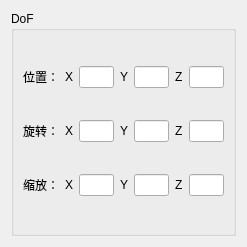
<?xml version="1.0" encoding="UTF-8"?>
<ui version="4.0">
 <class>DoFPropertyWgt</class>
 <widget class="QWidget" name="DoFPropertyWgt">
  <property name="geometry">
   <rect>
    <x>0</x>
    <y>0</y>
    <width>247</width>
    <height>247</height>
   </rect>
  </property>
  <property name="sizePolicy">
   <sizepolicy hsizetype="Preferred" vsizetype="Preferred">
    <horstretch>0</horstretch>
    <verstretch>0</verstretch>
   </sizepolicy>
  </property>
  <property name="windowTitle">
   <string>Form</string>
  </property>
  <layout class="QGridLayout" name="gridLayout_2">
   <item row="0" column="0">
    <widget class="QGroupBox" name="groupBox">
     <property name="title">
      <string>DoF</string>
     </property>
     <layout class="QHBoxLayout" name="horizontalLayout">
      <item>
       <layout class="QGridLayout" name="gridLayout">
        <item row="0" column="3">
         <widget class="QLabel" name="label_5">
          <property name="sizePolicy">
           <sizepolicy hsizetype="Fixed" vsizetype="Preferred">
            <horstretch>0</horstretch>
            <verstretch>0</verstretch>
           </sizepolicy>
          </property>
          <property name="text">
           <string>Y</string>
          </property>
         </widget>
        </item>
        <item row="0" column="5">
         <widget class="QLabel" name="label_6">
          <property name="sizePolicy">
           <sizepolicy hsizetype="Fixed" vsizetype="Preferred">
            <horstretch>0</horstretch>
            <verstretch>0</verstretch>
           </sizepolicy>
          </property>
          <property name="text">
           <string>Z</string>
          </property>
         </widget>
        </item>
        <item row="1" column="0">
         <widget class="QLabel" name="label_2">
          <property name="sizePolicy">
           <sizepolicy hsizetype="Fixed" vsizetype="Preferred">
            <horstretch>0</horstretch>
            <verstretch>0</verstretch>
           </sizepolicy>
          </property>
          <property name="text">
           <string>旋转：</string>
          </property>
         </widget>
        </item>
        <item row="1" column="1">
         <widget class="QLabel" name="label_8">
          <property name="sizePolicy">
           <sizepolicy hsizetype="Fixed" vsizetype="Preferred">
            <horstretch>0</horstretch>
            <verstretch>0</verstretch>
           </sizepolicy>
          </property>
          <property name="text">
           <string>X</string>
          </property>
         </widget>
        </item>
        <item row="1" column="3">
         <widget class="QLabel" name="label_9">
          <property name="sizePolicy">
           <sizepolicy hsizetype="Fixed" vsizetype="Preferred">
            <horstretch>0</horstretch>
            <verstretch>0</verstretch>
           </sizepolicy>
          </property>
          <property name="text">
           <string>Y</string>
          </property>
         </widget>
        </item>
        <item row="1" column="5">
         <widget class="QLabel" name="label_7">
          <property name="sizePolicy">
           <sizepolicy hsizetype="Fixed" vsizetype="Preferred">
            <horstretch>0</horstretch>
            <verstretch>0</verstretch>
           </sizepolicy>
          </property>
          <property name="text">
           <string>Z</string>
          </property>
         </widget>
        </item>
        <item row="0" column="1">
         <widget class="QLabel" name="label_4">
          <property name="sizePolicy">
           <sizepolicy hsizetype="Fixed" vsizetype="Preferred">
            <horstretch>0</horstretch>
            <verstretch>0</verstretch>
           </sizepolicy>
          </property>
          <property name="text">
           <string>X</string>
          </property>
         </widget>
        </item>
        <item row="0" column="0">
         <widget class="QLabel" name="label">
          <property name="sizePolicy">
           <sizepolicy hsizetype="Fixed" vsizetype="Preferred">
            <horstretch>0</horstretch>
            <verstretch>0</verstretch>
           </sizepolicy>
          </property>
          <property name="text">
           <string>位置：</string>
          </property>
         </widget>
        </item>
        <item row="2" column="0">
         <widget class="QLabel" name="label_3">
          <property name="sizePolicy">
           <sizepolicy hsizetype="Fixed" vsizetype="Preferred">
            <horstretch>0</horstretch>
            <verstretch>0</verstretch>
           </sizepolicy>
          </property>
          <property name="text">
           <string>缩放：</string>
          </property>
         </widget>
        </item>
        <item row="2" column="1">
         <widget class="QLabel" name="label_11">
          <property name="sizePolicy">
           <sizepolicy hsizetype="Fixed" vsizetype="Preferred">
            <horstretch>0</horstretch>
            <verstretch>0</verstretch>
           </sizepolicy>
          </property>
          <property name="text">
           <string>X</string>
          </property>
         </widget>
        </item>
        <item row="2" column="3">
         <widget class="QLabel" name="label_12">
          <property name="sizePolicy">
           <sizepolicy hsizetype="Fixed" vsizetype="Preferred">
            <horstretch>0</horstretch>
            <verstretch>0</verstretch>
           </sizepolicy>
          </property>
          <property name="text">
           <string>Y</string>
          </property>
         </widget>
        </item>
        <item row="2" column="5">
         <widget class="QLabel" name="label_10">
          <property name="sizePolicy">
           <sizepolicy hsizetype="Fixed" vsizetype="Preferred">
            <horstretch>0</horstretch>
            <verstretch>0</verstretch>
           </sizepolicy>
          </property>
          <property name="text">
           <string>Z</string>
          </property>
         </widget>
        </item>
        <item row="0" column="2">
         <widget class="QLineEdit" name="lineEdit_posx">
          <property name="sizePolicy">
           <sizepolicy hsizetype="Preferred" vsizetype="Fixed">
            <horstretch>0</horstretch>
            <verstretch>0</verstretch>
           </sizepolicy>
          </property>
          <property name="inputMethodHints">
           <set>Qt::ImhNone</set>
          </property>
         </widget>
        </item>
        <item row="0" column="4">
         <widget class="QLineEdit" name="lineEdit_posy">
          <property name="sizePolicy">
           <sizepolicy hsizetype="Preferred" vsizetype="Fixed">
            <horstretch>0</horstretch>
            <verstretch>0</verstretch>
           </sizepolicy>
          </property>
         </widget>
        </item>
        <item row="0" column="6">
         <widget class="QLineEdit" name="lineEdit_posz">
          <property name="sizePolicy">
           <sizepolicy hsizetype="Preferred" vsizetype="Fixed">
            <horstretch>0</horstretch>
            <verstretch>0</verstretch>
           </sizepolicy>
          </property>
         </widget>
        </item>
        <item row="1" column="2">
         <widget class="QLineEdit" name="lineEdit_rotx">
          <property name="sizePolicy">
           <sizepolicy hsizetype="Preferred" vsizetype="Fixed">
            <horstretch>0</horstretch>
            <verstretch>0</verstretch>
           </sizepolicy>
          </property>
         </widget>
        </item>
        <item row="1" column="4">
         <widget class="QLineEdit" name="lineEdit_roty">
          <property name="sizePolicy">
           <sizepolicy hsizetype="Preferred" vsizetype="Fixed">
            <horstretch>0</horstretch>
            <verstretch>0</verstretch>
           </sizepolicy>
          </property>
         </widget>
        </item>
        <item row="1" column="6">
         <widget class="QLineEdit" name="lineEdit_rotz">
          <property name="sizePolicy">
           <sizepolicy hsizetype="Preferred" vsizetype="Fixed">
            <horstretch>0</horstretch>
            <verstretch>0</verstretch>
           </sizepolicy>
          </property>
         </widget>
        </item>
        <item row="2" column="2">
         <widget class="QLineEdit" name="lineEdit_scalex">
          <property name="sizePolicy">
           <sizepolicy hsizetype="Preferred" vsizetype="Fixed">
            <horstretch>0</horstretch>
            <verstretch>0</verstretch>
           </sizepolicy>
          </property>
         </widget>
        </item>
        <item row="2" column="4">
         <widget class="QLineEdit" name="lineEdit_scaley">
          <property name="sizePolicy">
           <sizepolicy hsizetype="Preferred" vsizetype="Fixed">
            <horstretch>0</horstretch>
            <verstretch>0</verstretch>
           </sizepolicy>
          </property>
         </widget>
        </item>
        <item row="2" column="6">
         <widget class="QLineEdit" name="lineEdit_scalez">
          <property name="sizePolicy">
           <sizepolicy hsizetype="Preferred" vsizetype="Fixed">
            <horstretch>0</horstretch>
            <verstretch>0</verstretch>
           </sizepolicy>
          </property>
         </widget>
        </item>
       </layout>
      </item>
     </layout>
    </widget>
   </item>
  </layout>
 </widget>
 <resources/>
 <connections/>
</ui>
